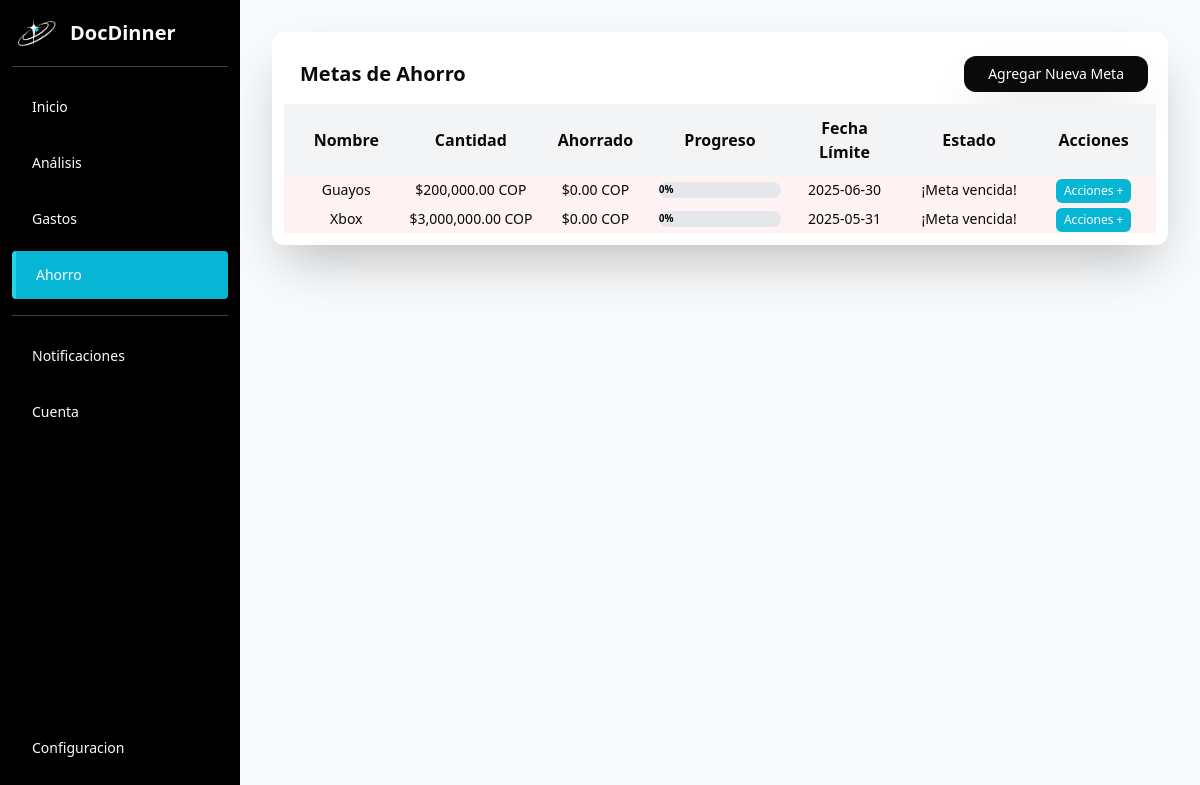
The app's page /index.php?ruta=main&modulo=ahorro (signed in) with its own data.
### tables this page shows
CREATE TABLE `metas_ahorro` (
  `id` int(11) NOT NULL,
  `usuario_id` int(11) NOT NULL,
  `nombre_meta` varchar(255) NOT NULL,
  `cantidad_meta` decimal(20,2) DEFAULT NULL,
  `fecha_limite` date NOT NULL,
  `descripcion` text DEFAULT NULL,
  `creada_en` timestamp NOT NULL DEFAULT current_timestamp(),
  `cumplida` tinyint(1) DEFAULT 0,
  `ahorrado` decimal(20,2) NOT NULL DEFAULT 0.00
);

### main/controlador.php (called while the page is built, shortened)
<?php
class MainController {
    public function main() {
        include 'main/vista/main.php';
    }
}
?>

### modulos/ahorro/modelo.php (called while the page is built, shortened)
<?php
class MetaAhorro {
    private $conn;
    public function __construct($conn) {
        $this->conn = $conn;
    }
    public function obtenerTodasLasMetasPorUsuario($id_usuario) {
        $sql = "SELECT * FROM metas_ahorro WHERE usuario_id = :usuario_id";
        $stmt = $this->conn->prepare($sql);
        $stmt->execute([':usuario_id' => $id_usuario]);
        return $stmt->fetchAll(PDO::FETCH_ASSOC);
    }
}

### modulos/ahorro/vista/ahorro.php (the view, shortened to what this page needs)
<div class="bg-neutral-50 min-h-screen p-4 md:p-8 text-neutral-950">
    <main class="bg-white p-1 max-w-svw rounded-xl shadow-2xl">
        <div class="flex flex-col m-2">
            <div class="flex items-center justify-between">
                <div>
                    <h2 class="text-xl font-semibold m-4">Metas de Ahorro</h2>
                </div>
                <div>
                    <button onclick="toggleModal('modalCrearMeta')" class="bg-neutral-950 text-sm hover:bg-cyan-500 text-white mx-2 px-6 py-2 rounded-xl transition-all shadow-2xl">Agregar Nueva Meta</button>
                </div>
            </div>
            <div class="">
                <table class="w-full text-md table-auto md:table-fixed">
                    <thead class="bg-gray-100">
                        <tr>
                            <th class="px-4 py-3 font-semibold text-center">Nombre</th>
                            <th class="px-4 py-3 font-semibold text-center">Cantidad</th>
                            <th class="px-4 py-3 font-semibold text-center">Ahorrado</th>
                            <th class="px-4 py-3 font-semibold text-center">Progreso</th>
                            <th class="px-4 py-3 font-semibold text-center">Fecha Límite</th>
                            <th class="px-4 py-3 font-semibold text-center">Estado</th>
                            <th class="px-4 py-3 font-semibold text-center">Acciones</th>
                        </tr>
                    </thead>
                    <tbody class="divide-y divide-gray-100">
                        <?php foreach ($result as $row): ?>
                            <?php
                                $ahorrado = $row['ahorrado'] ?? 0;
                                $cantidad_meta = $row['cantidad_meta'];
                                $progreso = ($cantidad_meta > 0) ? ($ahorrado / $cantidad_meta) * 100 : 0;
                                $estado = (strtotime($row['fecha_limite']) < time()) ? "¡Meta vencida!" : "En curso";
                                $claseFila = (strtotime($row['fecha_limite']) < time() && $ahorrado < $cantidad_meta) ? "bg-red-50" : "";
                                $colorBarra = ($progreso < 30) ? "bg-danger" : (($progreso < 70) ? "bg-cyan-500" : "bg-green-400");
                                $progreso = min($progreso, 100);
                                $metaCumplida = $ahorrado >= $cantidad_meta;
                            ?>
                            <tr class="<?= $claseFila ?>">
                                <td class="text-center text-sm"><?= htmlspecialchars($row['nombre_meta']) ?></td>
                                <td class="text-center text-sm whitespace-nowrap">$<?= number_format($cantidad_meta, 2) ?> COP</td>
                                <td class="text-center text-sm whitespace-nowrap">$<?= number_format($ahorrado, 2) ?> COP</td>
                                <td>
                                    <div class="bg-gray-200 rounded-full h-4 overflow-hidden">
                                        <div
                                            class="h-4 text-[10px] font-semibold text-black text-center rounded-full <?= $colorBarra ?>"
                                            style="width: <?= $progreso ?>%;">
                                            <?= round($progreso) ?>%
                                        </div>
                                    </div>
                                </td>
                                <td class="text-center text-sm whitespace-nowrap"><?= htmlspecialchars($row['fecha_limite']) ?></td>
                                <td class="text-center text-sm">
                                    <?php if ($metaCumplida): ?>
                                        <span class="inline-block bg-green-100 text-green-700 px-2 py-0.5 rounded-full text-xs font-semibold">
                                            🎉 ¡Meta Alcanzada!
                                        </span>
                                    <?php else: ?>
                                        <?= htmlspecialchars($estado) ?>
                                    <?php endif; ?>
                                </td>
                                <td class="text-center">
                                    <div class="flex flex-col space-y-4">
                                        <div class="relative inline-block text-center">
                                            <button onclick="toggleDropdown('acciones<?= $row['id'] ?>')"
                                                class="bg-cyan-500 hover:bg-cyan-600 text-white text-xs px-2 py-1 rounded-md">
                                                Acciones +
                                            </button>
                                        </div>
                                    </div>
                                </td>
                            </tr>
                        <?php endforeach; ?>
                    </tbody>
                </table>
            </div>
        </div>
    </main>
</div>

### records on screen
metas_ahorro: nombre_meta "Guayos", cantidad_meta "200,000.00", ahorrado "0.00", progreso "0", fecha_limite "2025-06-30"
metas_ahorro: nombre_meta "Xbox", cantidad_meta "3,000,000.00", ahorrado "0.00", progreso "0", fecha_limite "2025-05-31"
